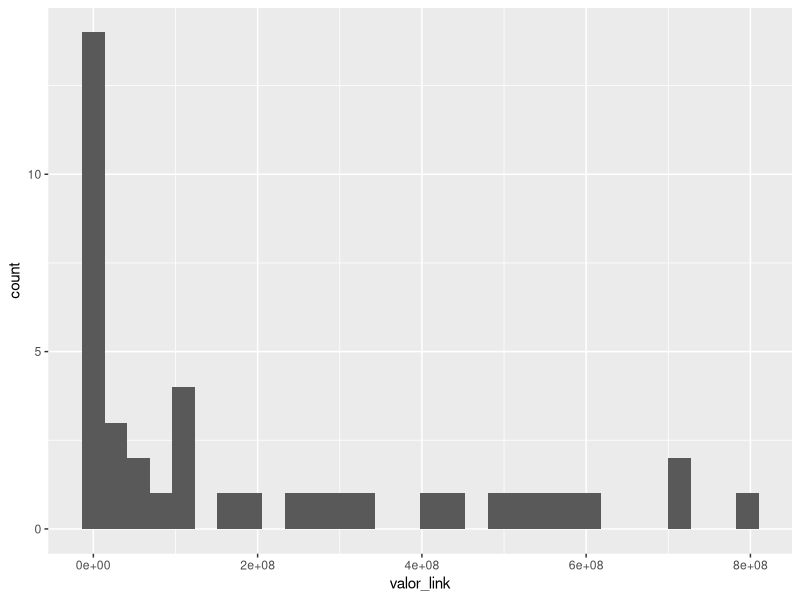

Write R code to recreate this figure. (Note: this script raises an error after producing the figure.)
library(readxl)
library(tidyverse)


# 01a Importa Receitas do RGPS --------------------------------------------

rec_rgps_raw <- read_excel("./dados/rec_rgps.xlsx", skip = 10)

colnames(rec_rgps_raw) <- c(
  "especie_cod", "especie",
  "desdobramento_cod", "desdobramento",
  "natureza_cod", "natureza",
  "fte_cod", "fte",
  "valor_rec"
)

rec_rgps <- rec_rgps_raw %>%
  mutate(receita = "RGPS")


# 01b Importa Demais Receitas ---------------------------------------------

rec_raw <- read_excel("./dados/rec.xlsx", skip = 10)

colnames(rec_raw) <- c(
  "especie_cod", "especie",
  "desdobramento_cod", "desdobramento",
  "natureza_cod", "natureza",
  "fte_cod", "fte",
  "valor_rec"
)

# tab_rec <- rec_raw %>%
#   mutate(cod_esp = str_sub(natureza_cod, 1, 3),
#          nom_esp = especie) %>%
#   select(cod_esp, nom_esp) %>%
#   filter(str_sub(cod_esp, 1, 1) %in% c("1", "2")) %>%
#   distinct()


rec <- rec_raw %>%
  bind_rows(rec_rgps) %>%
  mutate(
    cod_esp  = str_sub(natureza_cod, 1, 3),
    cat      = str_sub(natureza_cod, 1, 1) %>% as.numeric(),
    comp_esp = str_sub(natureza_cod, 2, 3),
    
    cod_esp = ifelse(
      cat >= 7, 
      paste0(cat-6, comp_esp),
      cod_esp),
    
    receita = case_when(
      receita == "RGPS"                   ~ "Receitas do RGPS",
      cod_esp %in% c("211", "212")        ~ "Emissões de Dívida",
      cod_esp %in% c("132", "164", "230") ~ "Juros e remunerações recebidas",
      cod_esp == "111"                    ~ "Impostos",
      cod_esp %in% c("121", "122")        ~ "Contribuições sociais (exceto RGPS) e econômicas",
      cod_esp == "134"                    ~ "Exploração de Petróleo e outros recursos naturais",
      cod_esp %in% c("292", "293")        ~ "Outras receitas financeiras",
      TRUE                                ~ "Demais receitas"
    )
  )
  
rec %>% group_by(receita) %>% summarise(sum(valor_rec))

# 01c Importa Despesas ----------------------------------------------------

desp <- read_excel("./dados/desp.xlsx", skip = 10)

colnames(desp) <- c(
  "fte_cod", "fte",
  "despesa",
  "valor_desp"
)

desp %>% group_by(despesa) %>% summarise(sum(valor_desp))

sum(rec$valor_rec) - sum(desp$valor_desp) # tem que dar zero, ou próximo

# 02 Preparação Matriz --------------------------------------------------

rec_dist <- rec %>%
  group_by(receita) %>%
  mutate(subtot_rec = sum(valor_rec),
         pct_rec_fte = valor_rec/sum(valor_rec)) %>%
  select(receita, fte, subtot_rec, pct_rec_fte)

desp_dist <- desp %>%
  group_by(fte) %>%
  mutate(pct_fte_des = valor_desp/sum(valor_desp)) %>%
  select(despesa, fte, pct_fte_des)

matriz_raw <- rec_dist %>%
  full_join(desp_dist, by = "fte")

matriz <- matriz_raw %>%
  mutate(pct_rec_desp = pct_rec_fte * pct_fte_des,
         valor_link   = subtot_rec * pct_rec_desp) %>%
  filter(!is.na(receita)) %>%
  group_by(receita, despesa) %>%
  summarise(pct_rec_desp = sum(pct_rec_desp),
            valor_link   = sum(valor_link))

# verifica
sum(matriz$valor_link, na.rm = T) - sum(rec$valor_rec) # tem que dar zero

# testes
matriz %>% filter(valor_link  >= 2.5e8) %>% nrow()
ggplot(matriz %>% filter(valor_link  <= 1e9)) + geom_histogram(aes(valor_link))

# filtra
matriz_reduz <- matriz %>% filter(
  valor_link >= 2.5e8
)

sum(matriz_reduz$valor_link, na.rm = T)- sum(rec$valor_rec)


# 03 Numeração dos nós ----------------------------------------------------

# relacao unica dos rotulos de receita e despesa:
rotulos <- c(unique(matriz_reduz$receita),unique(matriz_reduz$despesa))

# conta os nós e gera sequencia numerica a partir de zero
num_nodes <- length(rotulos)
nodes_vetor <- 0:(num_nodes - 1)

# cria tabelinha para numerar os nos
tab_nodes <- data.frame(nodes_vetor, 
                        rotulos)

# incorpora os números dos nodes na matriz, para a receita... e para a despesa.
matriz_nodes <- matriz_reduz %>%
  left_join(tab_nodes, by = c("receita" = "rotulos")) %>%   
  left_join(tab_nodes, by = c("despesa" = "rotulos"), suffix = c("_rec","_desp"))



# 04 Prepara dados para D3 ------------------------------------------------

links <- matriz_nodes %>%
  select(source = receita,
         target = despesa,
         value  = valor_link)

nodes <- tab_nodes
nodes$tipo <- c(
  rep("receita", length(unique(matriz_reduz$receita))),
  rep("despesa", length(unique(matriz_reduz$despesa)))
)

write.csv(links, "./vis/links.csv", fileEncoding = "utf8")
write.csv(nodes, "./vis/nodes.csv", fileEncoding = "utf8")

